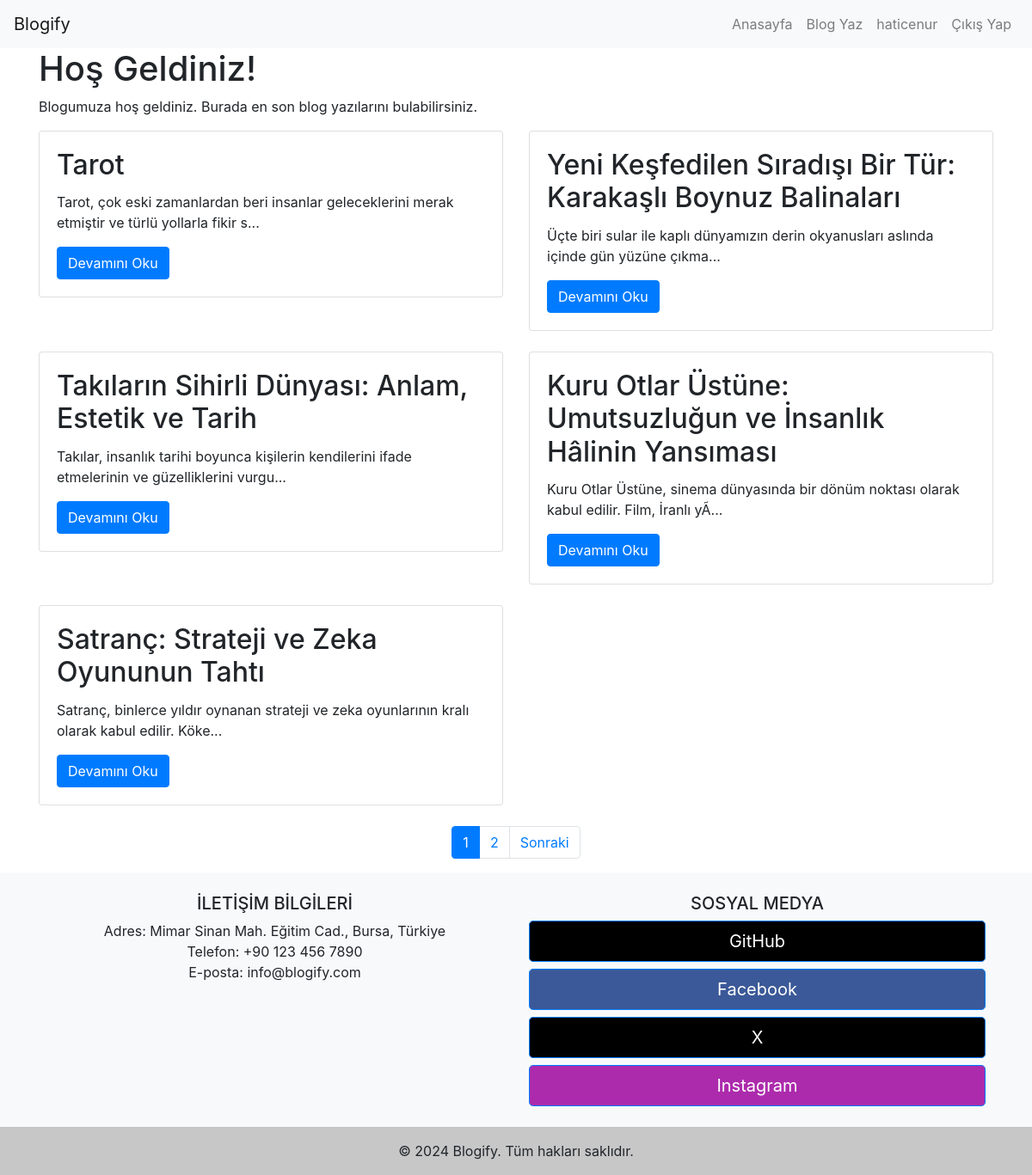
/blog/index.php (signed in), run on the app's committed database.
### tables this page shows
CREATE TABLE `blog_posts` (
  `id` int(11) NOT NULL,
  `title` varchar(255) NOT NULL,
  `content` text NOT NULL,
  `author` varchar(255) NOT NULL,
  `created_at` timestamp NOT NULL DEFAULT current_timestamp() ON UPDATE current_timestamp()
);

### blog/index.php (the view, shortened to what this page needs)
<?php
include 'db.php';
$posts_per_page = 5;
if (isset($_GET['page']) && is_numeric($_GET['page'])) {
    $current_page = (int)$_GET['page'];
} else {
    $current_page = 1;
}
$query = "SELECT COUNT(*) FROM blog_posts";
$result = mysqli_query($conn, $query);
$row = mysqli_fetch_row($result);
$total_posts = $row[0];
$total_pages = ceil($total_posts / $posts_per_page);
$offset = ($current_page - 1) * $posts_per_page;
$query = "SELECT * FROM blog_posts ORDER BY created_at DESC LIMIT $offset, $posts_per_page";
$result = mysqli_query($conn, $query);
?>
<?php include 'header.php'; ?>
<div class="container">
    <h1>Hoş Geldiniz!</h1>
    <p>Blogumuza hoş geldiniz. Burada en son blog yazılarını bulabilirsiniz.</p>
    <div class="row">
        <?php
        while ($row = mysqli_fetch_assoc($result)) {
            echo '<div class="col-md-6">';
            echo '<div class="card mb-4">';
            echo '<div class="card-body">';
            echo '<h2 class="card-title">' . $row['title'] . '</h2>';
            echo '<p class="card-text">' . substr($row['content'], 0, 100) . '...</p>';
            echo '<a href="read_more.php?id=' . $row['id'] . '" class="btn btn-primary">Devamını Oku</a>';
            echo '</div>';
            echo '</div>';
            echo '</div>';
        }
        ?>
    </div>
    <nav aria-label="Page navigation example">
        <ul class="pagination justify-content-center">
            <?php
            for ($i = 1; $i <= $total_pages; $i++) {
                if ($i == $current_page) {
                    echo '<li class="page-item active"><a class="page-link" href="#">' . $i . '</a></li>';
                } else {
                    echo '<li class="page-item"><a class="page-link" href="index.php?page=' . $i . '">' . $i . '</a></li>';
                }
            }
            if ($current_page < $total_pages) {
                echo '<li class="page-item"><a class="page-link" href="index.php?page=' . ($current_page + 1) . '">Sonraki</a></li>';
            }
            ?>
        </ul>
    </nav>
</div>
<?php
include 'footer.php';
?>

### data on the page
blog_posts: title "Tarot", content "Tarot, çok eski zamanlardan beri insanlar geleceklerini merak etmiştir ve türlü yollarla fikir s"
blog_posts: title "Yeni Keşfedilen Sıradışı Bir Tür: Karakaşlı Boynuz Balinaları", content "Üçte biri sular ile kaplı dünyamızın derin okyanusları aslında içinde gün yüzüne çıkma"
blog_posts: title "Takıların Sihirli Dünyası: Anlam, Estetik ve Tarih", content "Takılar, insanlık tarihi boyunca kişilerin kendilerini ifade etmelerinin ve güzelliklerini vurgu"
blog_posts: title "Kuru Otlar Üstüne: Umutsuzluğun ve İnsanlık Hâlinin Yansıması", content "Kuru Otlar Üstüne, sinema dünyasında bir dönüm noktası olarak kabul edilir. Film, İranlı yÃ"
blog_posts: title "Satranç: Strateji ve Zeka Oyununun Tahtı", content "Satranç, binlerce yıldır oynanan strateji ve zeka oyunlarının kralı olarak kabul edilir. Köke"

### other printed values
$_SESSION['username'] "haticenur"
